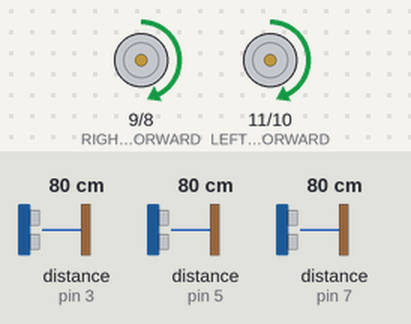
The sketch below on a simulated Arduino Uno, built with avr-gcc and run on an emulated ATmega328P. Shown: motor-driver pin pairs drawn as motors (green arrow = first pin HIGH = forward, orange = second pin HIGH = backward, longer = more drive). Wiring (inferred from the names in the program): 3 × ultrasonic range finder: trigger pin 2, echo pin 3 / trigger pin 4, echo pin 5 / trigger pin 6, echo pin 7. The inputs (shaded band) are chosen by the test bench; at power-on: distance to the obstacle (sensors on pin 5, pin 3, pin 7) 80 cm. The echo pulse lasts 58.3 µs per cm; what the sketch prints to the serial monitor is not drawn.

Above: at 1.5 s.
1.6 s: distance to the obstacle (sensor on pin 5) set to 7 cm
4.6 s: distance to the obstacle (sensor on pin 5) set to 4 cm
At 6.0 s:
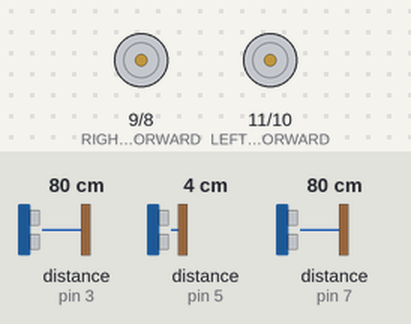
7.6 s: distance to the obstacle (sensor on pin 3) set to 75 cm
At 9.71 s:
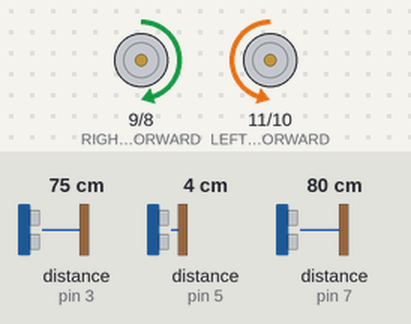
10.6 s: distance to the obstacle (sensor on pin 7) set to 74 cm
At 11.85 s:
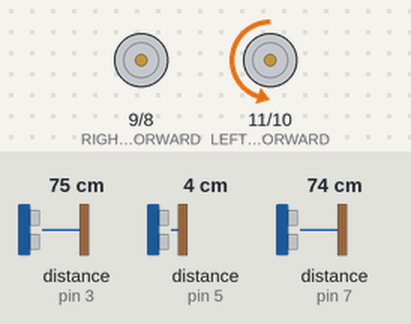
13.6 s: distance to the obstacle (sensor on pin 5) set to 9 cm
At 14.6 s:
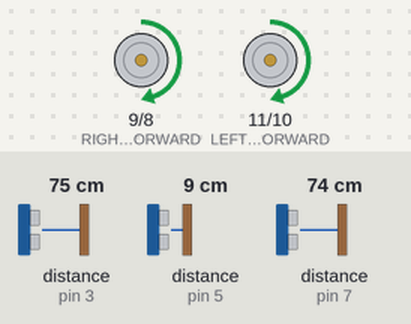
16.6 s: distance to the obstacle (sensor on pin 3) set to 2 cm
At 18.1 s:
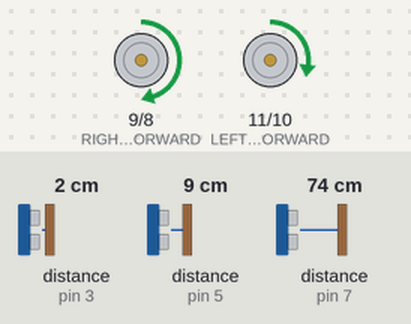
Timing chart, 0 to 19.1 s (numbered marks = the images above; inputs shaded):
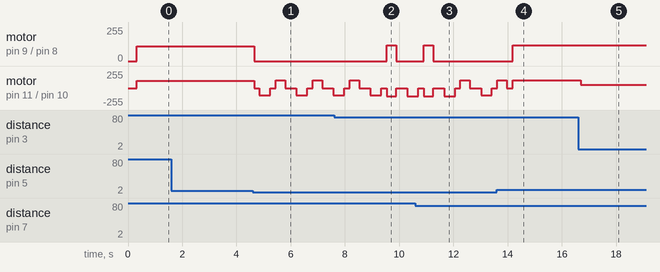

Measured:
- the behaviour switches between 6 and 5 cm on distance to the obstacle (sensor on pin 5) (found by bisection; images 0 and 1)
- the behaviour switches between 78 and 77 cm on distance to the obstacle (sensor on pin 3) (found by bisection; images 1 and 2)
- the behaviour switches between 77 and 76 cm on distance to the obstacle (sensor on pin 7) (found by bisection; images 2 and 3)
- after the input at 1.6 s, every drawn part: stays the same
- after the input at 4.6 s, motor on pin 9 (RIGHT_MOTOR_FORWARD) / pin 8 (RIGHT_MOTOR_REVERSE): forward 110/255 → stopped after 0.05 s; motor on pin 11 (LEFT_MOTOR_FORWARD) / pin 10 (LEFT_MOTOR_REVERSE): forward 110/255 → stopped after 0.05 s, then repeats every 1.4 s: backward 110/255 0.40 s, stopped 0.20 s, forward 120/255 0.35 s, stopped 0.41 s
- after the input at 7.6 s, motor on pin 9 (RIGHT_MOTOR_FORWARD) / pin 8 (RIGHT_MOTOR_REVERSE): stopped → forward 120/255 after 1.9 s, → stopped 0.35 s later
- after the input at 10.6 s, motor on pin 9 (RIGHT_MOTOR_FORWARD) / pin 8 (RIGHT_MOTOR_REVERSE): goes on until 11.2 s, then stays stopped
- after the input at 13.6 s, motor on pin 9 (RIGHT_MOTOR_FORWARD) / pin 8 (RIGHT_MOTOR_REVERSE): stopped → forward 120/255 after 0.58 s
- after the input at 16.6 s, motor on pin 11 (LEFT_MOTOR_FORWARD) / pin 10 (LEFT_MOTOR_REVERSE): forward 120/255 → forward 50/255 after 0.09 s

The sketch:

ObstacleAvoidanceCode.ino
```cpp
// -------------------- Motor Driver Pins (PWM Compatible) --------------------
#define LEFT_MOTOR_FORWARD  11
#define LEFT_MOTOR_REVERSE  10
#define RIGHT_MOTOR_FORWARD 9
#define RIGHT_MOTOR_REVERSE 8

// -------------------- Ultrasonic Sensor Pins --------------------
#define FRONT_TRIG 4
#define FRONT_ECHO 5
#define RIGHT_TRIG 2
#define RIGHT_ECHO 3
#define LEFT_TRIG  6
#define LEFT_ECHO  7

// -------------------- Movement and Distance Settings --------------------
const int BASE_SPEED = 90;             // Base forward speed
const int TURN_SPEED = BASE_SPEED + 10; // Speed during turns
const int TURN_DELAY = 350;             // Duration for ~90° turn

// Safe distance thresholds (in cm)
const int FRONT_SAFE_DISTANCE = 4;      // Stop distance
const int RIGHT_SAFE_DISTANCE = 10;      // Safety margin right
const int LEFT_SAFE_DISTANCE  = 10;      // Safety margin left

// Motor fine-tuning (adjust for balance)
const int LEFT_MOTOR_ADJUST = 20;
const int RIGHT_MOTOR_ADJUST = 20;

// ---------------------------------------------------------------------------

void setup() {
  pinMode(LEFT_MOTOR_FORWARD, OUTPUT);
  pinMode(LEFT_MOTOR_REVERSE, OUTPUT);
  pinMode(RIGHT_MOTOR_FORWARD, OUTPUT);
  pinMode(RIGHT_MOTOR_REVERSE, OUTPUT);

  pinMode(FRONT_TRIG, OUTPUT);
  pinMode(FRONT_ECHO, INPUT);
  pinMode(RIGHT_TRIG, OUTPUT);
  pinMode(RIGHT_ECHO, INPUT);
  pinMode(LEFT_TRIG, OUTPUT);
  pinMode(LEFT_ECHO, INPUT);

  Serial.begin(9600);

  stopMotors();
  delay(300);
}

// ---------------------------------------------------------------------------

void loop() {
  // --- Read all distances ---
  int frontDistance = getDistance(FRONT_TRIG, FRONT_ECHO);
  int rightDistance = getDistance(RIGHT_TRIG, RIGHT_ECHO);
  int leftDistance  = getDistance(LEFT_TRIG, LEFT_ECHO);

  // Debug info
  Serial.print("Front: ");
  Serial.print(frontDistance);
  Serial.print(" cm | Right: ");
  Serial.print(rightDistance);
  Serial.print(" cm | Left: ");
  Serial.print(leftDistance);
  Serial.println(" cm");

  // -------------------- MAIN LOGIC --------------------
  if (frontDistance > FRONT_SAFE_DISTANCE) {
    // Move forward with side-distance correction
    adjustAndMoveForward(leftDistance, rightDistance);
  } else {
    // Obstacle detected ahead
    stopMotors();
    delay(200);

    // Reverse slightly
    reverse();
    delay(400);
    stopMotors();
    delay(200);

    // Decide turn direction based on available space
    if (rightDistance > leftDistance + 1) {
      Serial.println("Turning RIGHT (more space on right)...");
      smoothTurnRight();
    }
    else if (leftDistance > rightDistance + 1) {
      Serial.println("Turning LEFT (more space on left)...");
      smoothTurnLeft();
    }
    else {
      Serial.println("Both sides similar → turning RIGHT by default...");
      smoothTurnRight();
    }

    delay(TURN_DELAY);
    stopMotors();
    delay(200);
  }
}

// ---------------------------------------------------------------------------
// -------------------- Distance Measurement Function ------------------------
int getDistance(int trigPin, int echoPin) {
  long duration;
  int distance;

  digitalWrite(trigPin, LOW);
  delayMicroseconds(2);
  digitalWrite(trigPin, HIGH);
  delayMicroseconds(10);
  digitalWrite(trigPin, LOW);

  duration = pulseIn(echoPin, HIGH, 20000UL); // Timeout after 20ms
  if (duration == 0) return 200; // No echo = assume clear path

  distance = duration * 0.034 / 2; // Convert to cm
  return distance;
}

// ---------------------------------------------------------------------------
// -------------------- Forward Motion with Opposite Correction --------------
void adjustAndMoveForward(int leftDist, int rightDist) {
  int leftSpeed = BASE_SPEED + LEFT_MOTOR_ADJUST;
  int rightSpeed = BASE_SPEED + RIGHT_MOTOR_ADJUST;

  // If right wall is too close → reduce LEFT motor speed
  if (rightDist < RIGHT_SAFE_DISTANCE) {
    int reduction = (RIGHT_SAFE_DISTANCE - rightDist) * 20;
    leftSpeed -= reduction;
    if (leftSpeed < 60) leftSpeed = 50;
    Serial.print("Right too close → reduce LEFT motor to ");
    Serial.println(leftSpeed);
  }

  // If left wall is too close → reduce RIGHT motor speed
  if (leftDist < LEFT_SAFE_DISTANCE) {
    int reduction = (LEFT_SAFE_DISTANCE - leftDist) * 20;
    rightSpeed -= reduction;
    if (rightSpeed < 60) rightSpeed = 50;
    Serial.print("Left too close → reduce RIGHT motor to ");
    Serial.println(rightSpeed);
  }

  // Apply forward motion with adjusted speeds
  analogWrite(LEFT_MOTOR_FORWARD, leftSpeed);
  analogWrite(LEFT_MOTOR_REVERSE, 0);
  analogWrite(RIGHT_MOTOR_FORWARD, rightSpeed);
  analogWrite(RIGHT_MOTOR_REVERSE, 0);
}

// ---------------------------------------------------------------------------
// -------------------- Basic Motor Functions -------------------------------
void moveForward() {
  analogWrite(LEFT_MOTOR_FORWARD, BASE_SPEED + LEFT_MOTOR_ADJUST);
  analogWrite(LEFT_MOTOR_REVERSE, 0);
  analogWrite(RIGHT_MOTOR_FORWARD, BASE_SPEED + RIGHT_MOTOR_ADJUST);
  analogWrite(RIGHT_MOTOR_REVERSE, 0);
}

void reverse() {
  analogWrite(LEFT_MOTOR_FORWARD, 0);
  analogWrite(LEFT_MOTOR_REVERSE, BASE_SPEED + LEFT_MOTOR_ADJUST);
  analogWrite(RIGHT_MOTOR_FORWARD, 0);
  analogWrite(RIGHT_MOTOR_REVERSE, BASE_SPEED + RIGHT_MOTOR_ADJUST);
}

void smoothTurnRight() {
  analogWrite(LEFT_MOTOR_FORWARD, TURN_SPEED + LEFT_MOTOR_ADJUST);
  analogWrite(LEFT_MOTOR_REVERSE, 0);
  analogWrite(RIGHT_MOTOR_FORWARD, 0);
  analogWrite(RIGHT_MOTOR_REVERSE, TURN_SPEED + RIGHT_MOTOR_ADJUST);
}

void smoothTurnLeft() {
  analogWrite(RIGHT_MOTOR_FORWARD, TURN_SPEED + RIGHT_MOTOR_ADJUST);
  analogWrite(RIGHT_MOTOR_REVERSE, 0);
  analogWrite(LEFT_MOTOR_FORWARD, 0);
  analogWrite(LEFT_MOTOR_REVERSE, TURN_SPEED + LEFT_MOTOR_ADJUST);
}

void stopMotors() {
  analogWrite(LEFT_MOTOR_FORWARD, 0);
  analogWrite(LEFT_MOTOR_REVERSE, 0);
  analogWrite(RIGHT_MOTOR_FORWARD, 0);
  analogWrite(RIGHT_MOTOR_REVERSE, 0);

  digitalWrite(LEFT_MOTOR_FORWARD, LOW);
  digitalWrite(LEFT_MOTOR_REVERSE, LOW);
  digitalWrite(RIGHT_MOTOR_FORWARD, LOW);
  digitalWrite(RIGHT_MOTOR_REVERSE, LOW);
}
```
